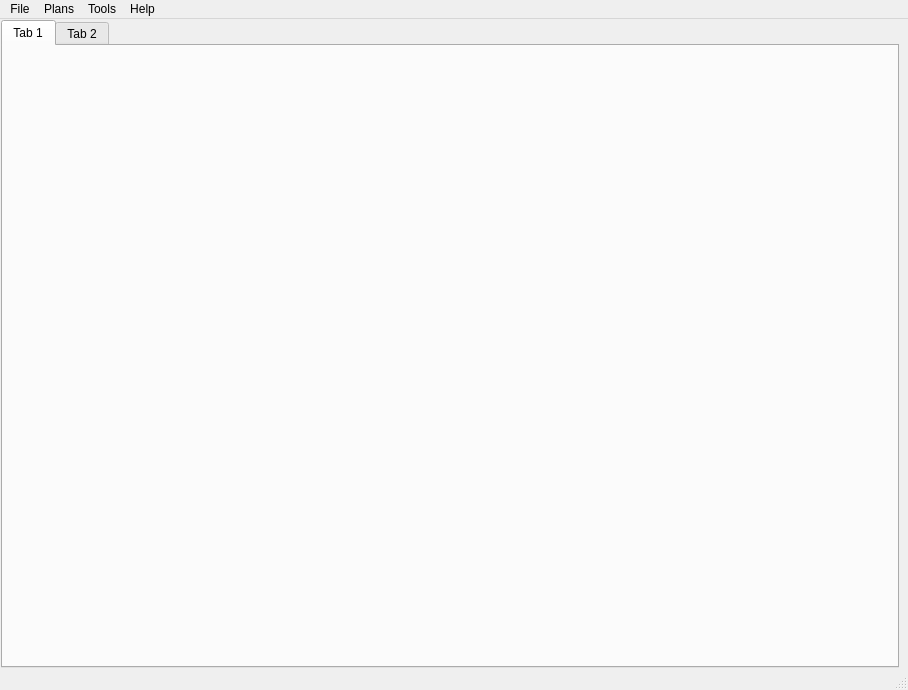
<?xml version="1.0" encoding="UTF-8"?>
<ui version="4.0">
 <class>MainWindow</class>
 <widget class="QMainWindow" name="MainWindow">
  <property name="geometry">
   <rect>
    <x>0</x>
    <y>0</y>
    <width>908</width>
    <height>690</height>
   </rect>
  </property>
  <property name="windowTitle">
   <string>pymon</string>
  </property>
  <widget class="QWidget" name="centralwidget">
   <widget class="QTabWidget" name="tabWidget">
    <property name="geometry">
     <rect>
      <x>1</x>
      <y>1</y>
      <width>898</width>
      <height>648</height>
     </rect>
    </property>
    <property name="sizePolicy">
     <sizepolicy hsizetype="Expanding" vsizetype="Expanding">
      <horstretch>0</horstretch>
      <verstretch>0</verstretch>
     </sizepolicy>
    </property>
    <property name="currentIndex">
     <number>0</number>
    </property>
    <widget class="QWidget" name="overviewTab">
     <property name="tabletTracking">
      <bool>false</bool>
     </property>
     <property name="statusTip">
      <string/>
     </property>
     <property name="accessibleName">
      <string/>
     </property>
     <attribute name="title">
      <string>Tab 1</string>
     </attribute>
    </widget>
    <widget class="QWidget" name="characterTab">
     <attribute name="title">
      <string>Tab 2</string>
     </attribute>
     <widget class="QGraphicsView" name="characterPortrait">
      <property name="geometry">
       <rect>
        <x>10</x>
        <y>10</y>
        <width>201</width>
        <height>181</height>
       </rect>
      </property>
     </widget>
    </widget>
   </widget>
  </widget>
  <widget class="QMenuBar" name="menubar">
   <property name="geometry">
    <rect>
     <x>0</x>
     <y>0</y>
     <width>908</width>
     <height>21</height>
    </rect>
   </property>
   <widget class="QMenu" name="menuFile">
    <property name="title">
     <string>File</string>
    </property>
    <addaction name="actionAdd_Character"/>
    <addaction name="actionManage_Character"/>
    <addaction name="separator"/>
    <addaction name="actionExit"/>
   </widget>
   <widget class="QMenu" name="menuPlans">
    <property name="title">
     <string>Plans</string>
    </property>
    <addaction name="actionAdd_Plan"/>
    <addaction name="actionCreate_Plan_from_Skillqueue"/>
    <addaction name="actionImport_Plan_from_File"/>
    <addaction name="actionManage_Plans"/>
   </widget>
   <widget class="QMenu" name="menuTools">
    <property name="title">
     <string>Tools</string>
    </property>
    <addaction name="actionNotifications"/>
    <addaction name="separator"/>
    <addaction name="actionOptions"/>
   </widget>
   <widget class="QMenu" name="menuHelp">
    <property name="title">
     <string>Help</string>
    </property>
    <addaction name="actionHelp"/>
    <addaction name="separator"/>
    <addaction name="actionAbout_2"/>
   </widget>
   <addaction name="menuFile"/>
   <addaction name="menuPlans"/>
   <addaction name="menuTools"/>
   <addaction name="menuHelp"/>
  </widget>
  <widget class="QStatusBar" name="statusbar"/>
  <action name="actionAdd_Character">
   <property name="text">
    <string>Add Character</string>
   </property>
  </action>
  <action name="actionManage_Character">
   <property name="text">
    <string>Manage Character</string>
   </property>
  </action>
  <action name="actionNotifications">
   <property name="text">
    <string>Notifications</string>
   </property>
  </action>
  <action name="actionHelp">
   <property name="text">
    <string>Help</string>
   </property>
  </action>
  <action name="actionAbout">
   <property name="text">
    <string>About</string>
   </property>
  </action>
  <action name="actionAbout_2">
   <property name="text">
    <string>About</string>
   </property>
  </action>
  <action name="actionExit">
   <property name="text">
    <string>Exit</string>
   </property>
  </action>
  <action name="actionOptions">
   <property name="text">
    <string>Options</string>
   </property>
  </action>
  <action name="actionAdd_Plan">
   <property name="text">
    <string>Add Plan</string>
   </property>
  </action>
  <action name="actionCreate_Plan_from_Skillqueue">
   <property name="text">
    <string>Create Plan from Skillqueue</string>
   </property>
  </action>
  <action name="actionImport_Plan_from_File">
   <property name="text">
    <string>Import Plan from File</string>
   </property>
  </action>
  <action name="actionManage_Plans">
   <property name="text">
    <string>Manage Plans</string>
   </property>
  </action>
 </widget>
 <resources/>
 <connections/>
</ui>
